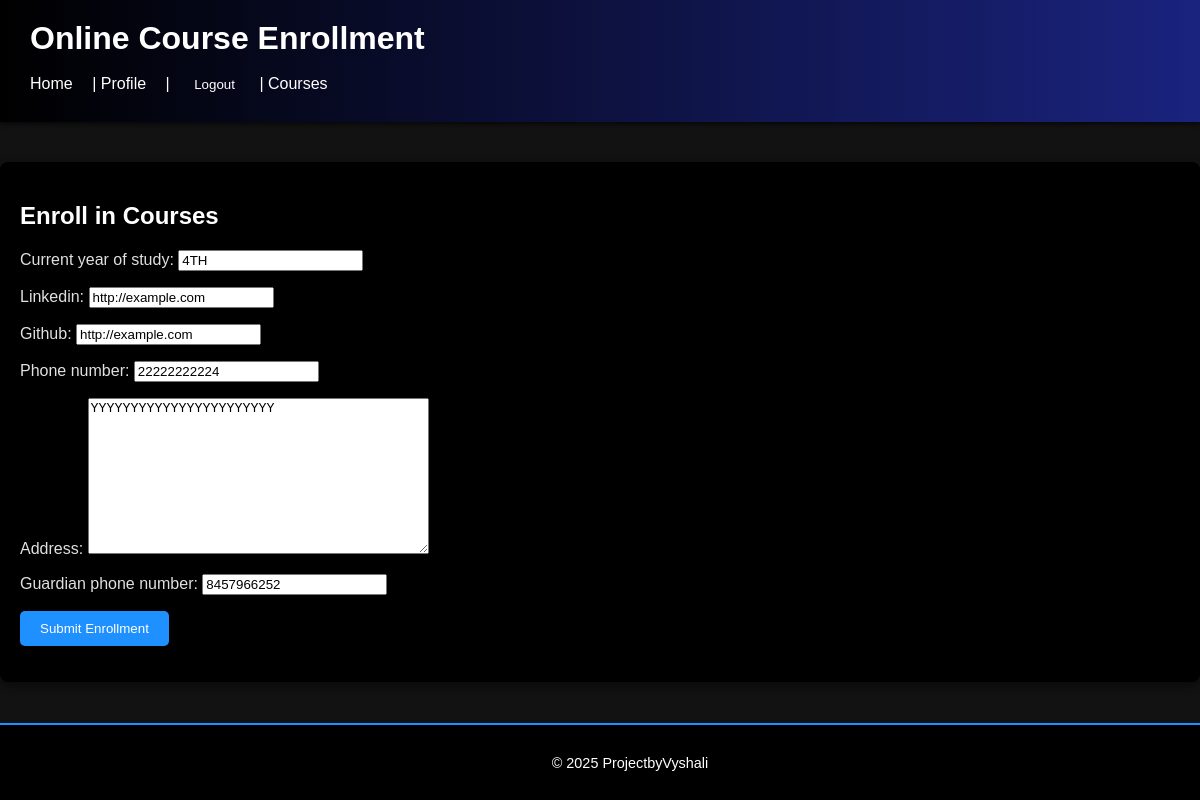
The page /profile/update/ (signed in) on the database its author committed.
### enrollment/models.py (models this page shows, shortened)
class Profile(models.Model):
    user = models.OneToOneField(settings.AUTH_USER_MODEL, on_delete=models.CASCADE)
    current_year_of_study = models.CharField(max_length=20)
    linkedin = models.URLField(blank=True, null=True)
    github = models.URLField(blank=True, null=True)
    phone_number = models.CharField(max_length=20, blank=True)
    address = models.TextField(blank=True)
    guardian_phone_number = models.CharField(max_length=20, blank=True)

### enrollment/views.py (the view)
# urls.py: path('profile/update/', ProfileUpdateView.as_view(), name='profile_update'),
class ProfileUpdateView(LoginRequiredMixin, UpdateView):
    model = Profile
    form_class = ProfileForm
    template_name = "enrollment/profile_update.html"
    success_url = reverse_lazy('profile')
    def get_object(self):
        return self.request.user.profile

### enrollment/forms.py
class ProfileForm(forms.ModelForm):
    class Meta:
        model = Profile
        fields = [
            'current_year_of_study',
            'linkedin',
            'github',
            'phone_number',
            'address',
            'guardian_phone_number'
        ]

### enrollment/templates/enrollment/profile_update.html (shortened to what this page needs)
{% extends 'enrollment/base.html' %}
{% block content %}
  <h2>Enroll in Courses</h2>
  <form method="post">
    {{ form.as_p }}
    <button type="submit">Submit Enrollment</button>
  </form>
{% endblock %}

### enrollment/static/enrollment/style.css (style rules this page uses)
body { font-family: 'Arial', sans-serif; background: #121212; color: #e0e0e0; margin: 0; padding: 0; }
.btn, form button, form input[type="submit"] { display: inline-block; padding: 10px 20px; background-color: #1e90ff; color: #ffffff; text-decoration: none; border: none; border-radius: 5px; cursor: pointer; transition: background-color 0.3s ease, transform 0.3s ease; }
h2, h3 { color: #ffffff; text-shadow: 1px 1px 3px rgba(0,0,0,0.7); }

### rows shown on the page
Profile: current_year_of_study "4TH", linkedin "http://example.com", github "http://example.com", phone_number "22222222224", address "YYYYYYYYYYYYYYYYYYYYYYY", guardian_phone_number "8457966252"
